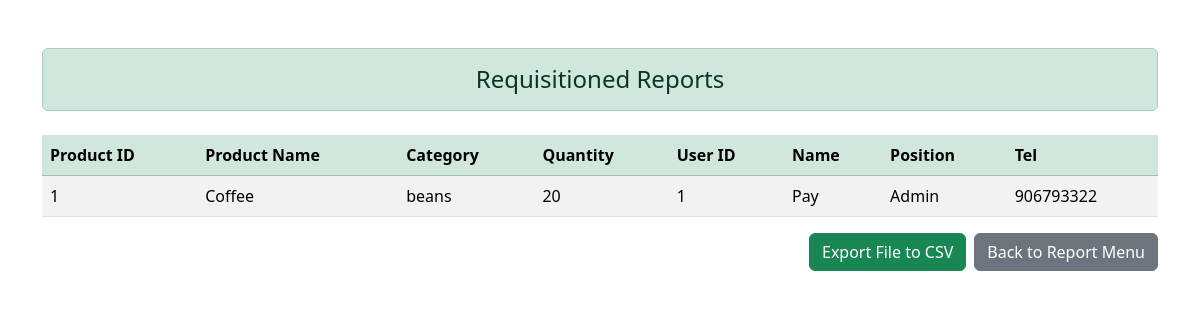
Screenshot of /jobdb/page/admin/order_reports.php with the database file from the repository.
### tables this page shows
CREATE TABLE `requisitioned_reports` (
  `product_id` int(10) NOT NULL,
  `product_name` varchar(50) NOT NULL,
  `category` varchar(50) NOT NULL,
  `quantity` int(11) NOT NULL,
  `user_id` int(10) NOT NULL,
  `name` varchar(50) NOT NULL,
  `position` varchar(50) NOT NULL,
  `tel` int(10) NOT NULL
);

### jobdb/page/admin/order_reports.php (the view, shortened to what this page needs)
<?php
$conn = new ConnectionDatabase();
$conn = $conn->connect();
$query = "SELECT * FROM requisitioned_reports";
$result = mysqli_query($conn, $query);
$requisitions = [];
if ($result && mysqli_num_rows($result) > 0) {
    while ($row = mysqli_fetch_assoc($result)) {
        $requisitions[] = $row;
    }
}
?>
<!doctype html>
<html lang="th">
<head>
    <link href="https://cdn.jsdelivr.net/npm/bootstrap@5.3.3/dist/css/bootstrap.min.css" rel="stylesheet">
</head>
<body>
    <div class="container-lg mt-5 report-container">
        <div class="h4 text-center alert alert-success mb-4 mt-4" role="alert">Requisitioned Reports</div>
        <div class="table-responsive">
            <table class="table table-striped table-hover">
                <thead class="table-success">
                    <tr>
                        <th>Product ID</th>
                        <th>Product Name</th>
                        <th>Category</th>
                        <th>Quantity</th>
                        <th>User ID</th>
                        <th>Name</th>
                        <th>Position</th>
                        <th>Tel</th>
                    </tr>
                </thead>
                <tbody>
                    <?php foreach ($requisitions as $requisition): ?>
                        <tr>
                            <td><?= htmlspecialchars($requisition['product_id']) ?></td>
                            <td><?= htmlspecialchars($requisition['product_name']) ?></td>
                            <td><?= htmlspecialchars($requisition['category']) ?></td>
                            <td><?= htmlspecialchars($requisition['quantity']) ?></td>
                            <td><?= htmlspecialchars($requisition['user_id']) ?></td>
                            <td><?= htmlspecialchars($requisition['name']) ?></td>
                            <td><?= htmlspecialchars($requisition['position']) ?></td>
                            <td><?= htmlspecialchars($requisition['tel']) ?></td>
                        </tr>
                    <?php endforeach; ?>
                </tbody>
            </table>
        </div>
        <div class="d-flex justify-content-end">
            <button class="btn btn-success me-2" onclick="exportToCSV()">Export File to CSV</button>
            <a href="reporting.php" class="btn btn-secondary">Back to Report Menu</a>
        </div>
    </div>
</body>
</html>

### rows the page displays
requisitioned_reports: product_id "1", product_name "Coffee", category "beans", quantity "20", user "1", name "Pay", position "Admin", tel "906793322"
